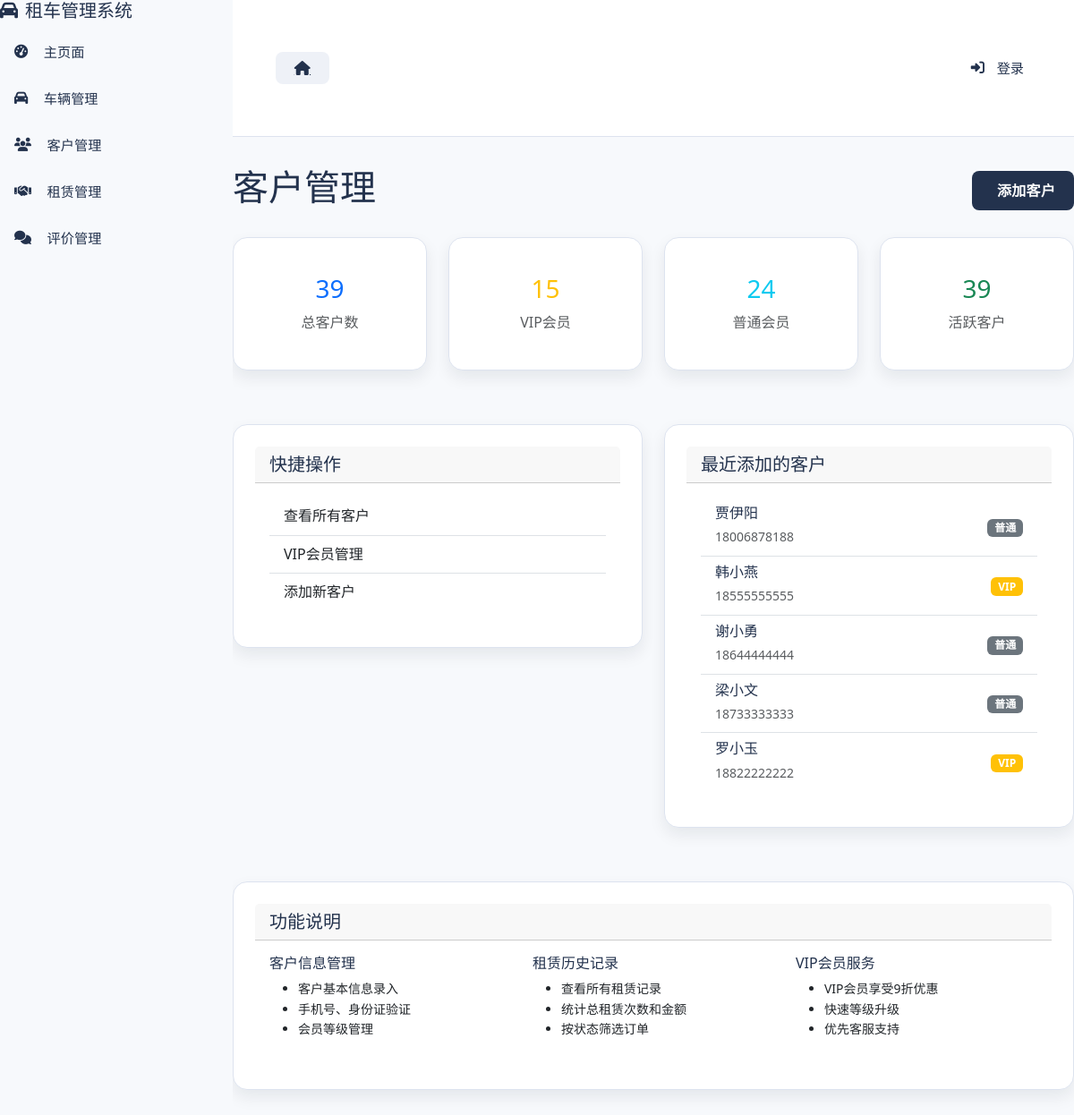
The app's page /customers/ with its own data.
### customers/models.py (models this page shows, shortened)
class Customer(models.Model):
    MEMBER_LEVEL_CHOICES = [
        ('NORMAL', '普通会员'),
        ('VIP', 'VIP会员'),
    ]
    user = models.OneToOneField(
        User,
        on_delete=models.SET_NULL,
        related_name='customer_profile',
        blank=True,
        null=True,
        verbose_name='关联用户',
        help_text='关联的用户账号'
    )
    name = models.CharField(
        '姓名',
        max_length=100,
        help_text='客户姓名'
    )
    phone = models.CharField(
        '联系电话',
        max_length=20,
        validators=[
            RegexValidator(
                regex=r'^1[3-9]\d{9}$',
                message='请输入有效的手机号码'
            )
        ],
        help_text='11位手机号码'
    )
    email = models.EmailField(
        '邮箱',
        blank=True,
        null=True,
        help_text='电子邮箱地址'
    )
    id_card = models.CharField(
        '身份证号',
        max_length=18,
        unique=True,
        validators=[
            RegexValidator(
                regex=r'^[1-9]\d{5}(18|19|20)\d{2}((0[1-9])|(1[0-2]))(([0-2][1-9])|10|20|30|31)\d{3}[0-9Xx]$',
                message='请输入有效的身份证号码'
            )
        ],
        help_text='18位身份证号码'
    )
    license_number = models.CharField(
        '驾照号',
        max_length=20,
        unique=True,
        help_text='驾驶证号码'
    )
    license_type = models.CharField(
        '驾照类型',
        max_length=10,
        choices=[
            ('A', 'A类驾照'),
            ('B', 'B类驾照'),
            ('C', 'C类驾照'),
        ],
        default='C',
        help_text='驾驶证类型'
    )
    member_level = models.CharField(
        '会员等级',
        max_length=20,
        choices=MEMBER_LEVEL_CHOICES,
        default='NORMAL',
        help_text='客户会员等级'
    )
    created_at = models.DateTimeField(
        '创建时间',
        auto_now_add=True
    )
    updated_at = models.DateTimeField(
        '更新时间',
        auto_now=True
    )
    class Meta:
        db_table = 'customers'
        verbose_name = '客户'
        verbose_name_plural = '客户'
        ordering = ['-created_at']
        indexes = [
            models.Index(fields=['id_card']),
            models.Index(fields=['license_number']),
            models.Index(fields=['phone']),
            models.Index(fields=['member_level']),
        ]

### customers/views.py (the view)
# urls.py: path('', views.index, name='index'),
def index(request):
    customer_count = Customer.objects.count()
    vip_count = Customer.objects.filter(member_level='VIP').count()
    normal_count = Customer.objects.filter(member_level='NORMAL').count()
    recent_customers = Customer.objects.all()[:5]
    context = {
        'customer_count': customer_count,
        'vip_count': vip_count,
        'normal_count': normal_count,
        'recent_customers': recent_customers,
    }
    return render(request, 'customers/index.html', context)

### templates/customers/index.html (shortened to what this page needs)
{% extends "vehicles/base.html" %}
{% block content %}
<div class="d-flex justify-content-between align-items-center mb-4">
    <h1> 客户管理</h1>
    <a href="{% url 'customers:customer_create' %}" class="btn btn-primary">
         添加客户
    </a>
</div>
<div class="row mb-4">
    <div class="col-md-3">
        <div class="card text-center">
            <div class="card-body">
                <h3 class="text-primary">{{ customer_count }}</h3>
                <p class="text-muted mb-0">总客户数</p>
            </div>
        </div>
    </div>
    <div class="col-md-3">
        <div class="card text-center">
            <div class="card-body">
                <h3 class="text-warning">{{ vip_count }}</h3>
                <p class="text-muted mb-0">VIP会员</p>
            </div>
        </div>
    </div>
    <div class="col-md-3">
        <div class="card text-center">
            <div class="card-body">
                <h3 class="text-info">{{ normal_count }}</h3>
                <p class="text-muted mb-0">普通会员</p>
            </div>
        </div>
    </div>
    <div class="col-md-3">
        <div class="card text-center">
            <div class="card-body">
                <h3 class="text-success">{{ vip_count|add:normal_count|default:0 }}</h3>
                <p class="text-muted mb-0">活跃客户</p>
            </div>
        </div>
    </div>
</div>
<div class="row">
    <div class="col-md-6">
        <div class="card">
            <div class="card-header">
                <h5 class="mb-0"> 快捷操作</h5>
            </div>
            <div class="card-body">
                <div class="list-group list-group-flush">
                    <a href="{% url 'customers:customer_list' %}" class="list-group-item list-group-item-action">
                         查看所有客户
                    </a>
                    <a href="{% url 'customers:customer_list' %}?member_level=VIP" class="list-group-item list-group-item-action">
                         VIP会员管理
                    </a>
                    <a href="{% url 'customers:customer_create' %}" class="list-group-item list-group-item-action">
                         添加新客户
                    </a>
                </div>
            </div>
        </div>
    </div>
    <div class="col-md-6">
        <div class="card">
            <div class="card-header">
                <h5 class="mb-0"> 最近添加的客户</h5>
            </div>
            <div class="card-body">
                {% if recent_customers %}
                    <div class="list-group list-group-flush">
                        {% for customer in recent_customers %}
                        <a href="{% url 'customers:customer_detail' customer.pk %}" class="list-group-item list-group-item-action">
                            <div class="d-flex justify-content-between align-items-center">
                                <div>
                                    <h6 class="mb-1">{{ customer.name }}</h6>
                                    <small class="text-muted">{{ customer.phone }}</small>
                                </div>
                                <div>
                                    {% if customer.member_level == 'VIP' %}
                                        <span class="badge bg-warning">VIP</span>
                                    {% else %}
                                        <span class="badge bg-secondary">普通</span>
                                    {% endif %}
                                </div>
                            </div>
                        </a>
                        {% endfor %}
                    </div>
                {% else %}
                    <p class="text-muted text-center">暂无客户数据</p>
                {% endif %}
            </div>
        </div>
    </div>
</div>
<div class="row mt-4">
    <div class="col-12">
        <div class="card">
            <div class="card-header">
                <h5 class="mb-0"> 功能说明</h5>
            </div>
            <div class="card-body">
                <div class="row">
                    <div class="col-md-4">
                        <h6>客户信息管理</h6>
                        <ul class="small">
                            <li>客户基本信息录入</li>
                            <li>手机号、身份证验证</li>
                            <li>会员等级管理</li>
                        </ul>
                    </div>
                    <div class="col-md-4">
                        <h6>租赁历史记录</h6>
                        <ul class="small">
                            <li>查看所有租赁记录</li>
                            <li>统计总租赁次数和金额</li>
                            <li>按状态筛选订单</li>
                        </ul>
                    </div>
                    <div class="col-md-4">
                        <h6>VIP会员服务</h6>
                        <ul class="small">
                            <li>VIP会员享受9折优惠</li>
                            <li>快速等级升级</li>
                            <li>优先客服支持</li>
                        </ul>
                    </div>
                </div>
            </div>
        </div>
    </div>
</div>
{% endblock %}

### static/css/style.css (style rules this page uses)
:root { --bg-page: #f7f9fc; --bg-card: #ffffff; --color-primary: #23324d; --color-primary-dark: #1a2538; --color-accent: #d48a34; --color-text: #141c2c; --color-muted: #667085; --color-border: #dde3ef; --color-success: #18a568; --color-warning: #e0a113; --color-danger: #d34a4a; --color-white: #ffffff; --btn-secondary-bg: #eef1f7; --radius-sm: 8px; --radius-md: 16px; --radius-lg: 20px; --shadow-sm: 0 8px 18px rgba(15, 23, 42, 0.08); --shadow-lg: 0 25px 45px rgba(15, 23, 42, 0.12); --transition: 0.25s cubic-bezier(0.4, 0, 0.2, 1); --content-width: min(1200px, 100%); --font-base: "Segoe UI", "Microsoft YaHei", "PingFang SC", "Helvetica Neue", Arial, sans-serif; }
* { box-sizing: border-box; margin: 0; padding: 0; }
h1, h2, h3, h4, h5, h6 { color: var(--color-primary); }
body { font-family: var(--font-base); background: var(--bg-page); color: var(--color-text); line-height: 1.6; }
a { color: inherit; text-decoration: none; }
.d-flex { display: flex; }
.mb-0 { margin-bottom: 0; }
.mb-1 { margin-bottom: 0.75rem; }
.mb-4 { margin-bottom: 2.25rem; }
.text-center { text-align: center; }
.text-muted { color: var(--color-muted); }
.text-primary { color: var(--color-primary); }
.text-success { color: var(--color-success); }
.text-warning { color: var(--color-warning); }
.row { display: flex; flex-wrap: wrap; margin: -12px; }
.row > * { flex: 1; padding: 12px; }
@media (min-width: 768px) { .col-md-4 { flex: 0 0 33.333%; } }
@media (min-width: 768px) { .col-md-3 { flex: 0 0 25%; } }
.btn { border: none; border-radius: var(--radius-sm); padding: 0.6rem 1.3rem; font-weight: 600; letter-spacing: 0.3px; cursor: pointer; transition: var(--transition); display: inline-flex; align-items: center; justify-content: center; gap: 0.45rem; background: var(--btn-secondary-bg); color: var(--color-primary); }
.btn-primary { background: var(--color-primary); color: var(--color-white); }
.card, .section-block { background: var(--bg-card); border-radius: var(--radius-md); border: 1px solid var(--color-border); box-shadow: var(--shadow-sm); margin-bottom: 1.5rem; padding: 1.5rem; }

### records on screen
Customer: name "贾伊阳", phone "18006878188", member_level "普通"
Customer: name "韩小燕", phone "18555555555", member_level "VIP"
Customer: name "谢小勇", phone "18644444444", member_level "普通"
Customer: name "梁小文", phone "18733333333", member_level "普通"
Customer: name "罗小玉", phone "18822222222", member_level "VIP"

### other values on screen
{{ customer_count }} "39"
{{ vip_count }} "15"
{{ normal_count }} "24"
{{ vip_count|add:normal_count|default:0 }} "39"
